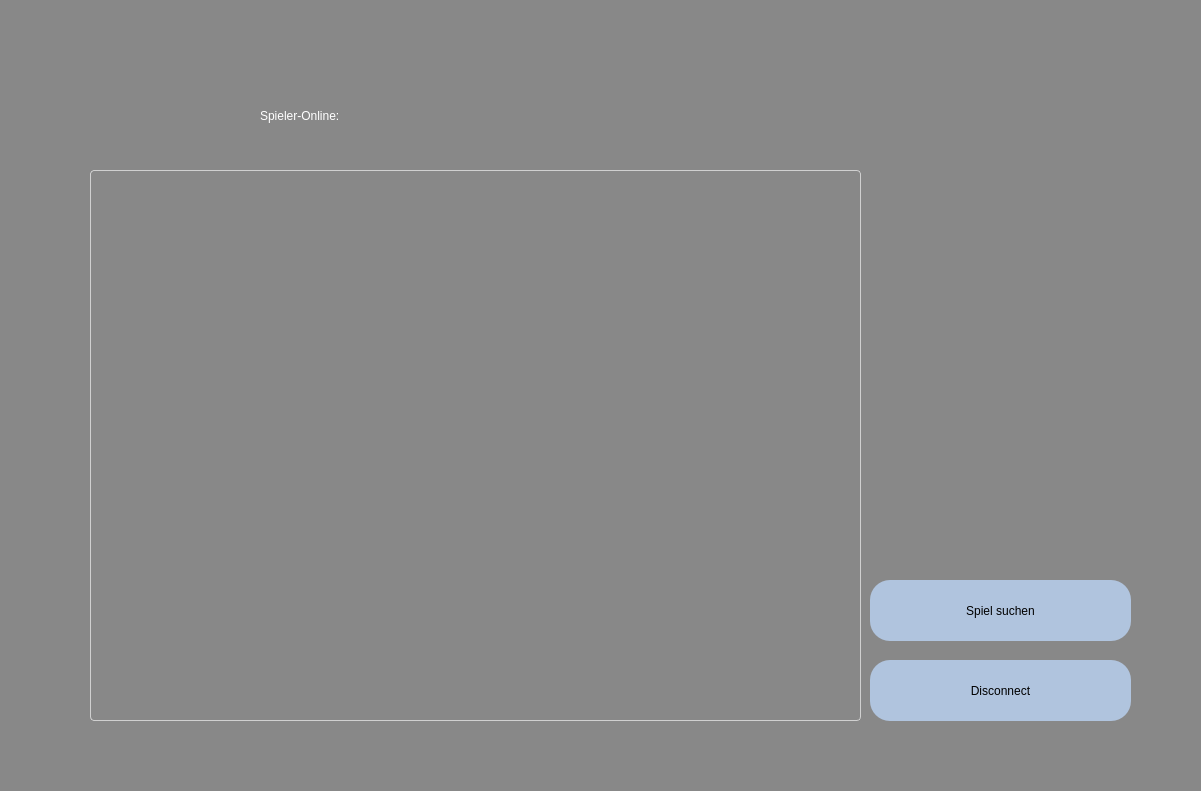
<?xml version="1.0" encoding="UTF-8"?>
<ui version="4.0">
 <class>Dialog</class>
 <widget class="QDialog" name="Dialog">
  <property name="geometry">
   <rect>
    <x>0</x>
    <y>0</y>
    <width>1201</width>
    <height>791</height>
   </rect>
  </property>
  <property name="windowTitle">
   <string>Dialog</string>
  </property>
  <widget class="QWidget" name="lobby_gui" native="true">
   <property name="geometry">
    <rect>
     <x>0</x>
     <y>0</y>
     <width>1201</width>
     <height>800</height>
    </rect>
   </property>
   <property name="minimumSize">
    <size>
     <width>1201</width>
     <height>0</height>
    </size>
   </property>
   <property name="autoFillBackground">
    <bool>false</bool>
   </property>
   <property name="styleSheet">
    <string notr="true">QWidget#lobby_gui{
background-color: rgb(136,136,136);
}</string>
   </property>
   <widget class="QLabel" name="players_label">
    <property name="geometry">
     <rect>
      <x>260</x>
      <y>80</y>
      <width>431</width>
      <height>71</height>
     </rect>
    </property>
    <property name="styleSheet">
     <string notr="true">font: 36pt &quot;MS Shell Dlg 2&quot;; color:rgb(255, 255, 255)</string>
    </property>
    <property name="text">
     <string>Spieler-Online:</string>
    </property>
   </widget>
   <widget class="QLabel" name="error">
    <property name="geometry">
     <rect>
      <x>440</x>
      <y>456</y>
      <width>341</width>
      <height>20</height>
     </rect>
    </property>
    <property name="styleSheet">
     <string notr="true">font: 12pt &quot;MS Shell Dlg 2&quot;; color:red;</string>
    </property>
    <property name="text">
     <string/>
    </property>
   </widget>
   <widget class="QListWidget" name="players_list_widget">
    <property name="geometry">
     <rect>
      <x>90</x>
      <y>170</y>
      <width>771</width>
      <height>551</height>
     </rect>
    </property>
    <property name="sizePolicy">
     <sizepolicy hsizetype="Expanding" vsizetype="Expanding">
      <horstretch>0</horstretch>
      <verstretch>0</verstretch>
     </sizepolicy>
    </property>
    <property name="font">
     <font>
      <family>MS Shell Dlg 2</family>
      <pointsize>18</pointsize>
     </font>
    </property>
    <property name="focusPolicy">
     <enum>Qt::StrongFocus</enum>
    </property>
    <property name="layoutDirection">
     <enum>Qt::LeftToRight</enum>
    </property>
    <property name="autoFillBackground">
     <bool>true</bool>
    </property>
    <property name="styleSheet">
     <string notr="true">QListWidget {
    background-color: rgb(136,136,136);
    border: 1px solid #d0d0d0;
    border-radius: 4px;
}

QListWidget::item {
    background-color: #6495EDf;
    border-bottom: 1px solid #d0d0d0;
    padding: 5px 0;
    color: white;
    qproperty-alignment: AlignCenter;
}

QListWidget::item:selected {
    background-color: #b7d7ff;
    color: black;
}</string>
    </property>
    <property name="textElideMode">
     <enum>Qt::ElideRight</enum>
    </property>
    <property name="flow">
     <enum>QListView::TopToBottom</enum>
    </property>
   </widget>
   <widget class="QPushButton" name="disbutton">
    <property name="geometry">
     <rect>
      <x>870</x>
      <y>660</y>
      <width>261</width>
      <height>61</height>
     </rect>
    </property>
    <property name="styleSheet">
     <string notr="true">border-radius:20px;
background-color: rgb(176, 196, 222);
font: 14pt &quot;MS Shell Dlg 2&quot;;</string>
    </property>
    <property name="text">
     <string>Disconnect</string>
    </property>
   </widget>
   <widget class="QPushButton" name="find_match_button">
    <property name="geometry">
     <rect>
      <x>870</x>
      <y>580</y>
      <width>261</width>
      <height>61</height>
     </rect>
    </property>
    <property name="styleSheet">
     <string notr="true">border-radius:20px;
background-color: rgb(176, 196, 222);
font: 14pt &quot;MS Shell Dlg 2&quot;;</string>
    </property>
    <property name="text">
     <string>Spiel suchen</string>
    </property>
   </widget>
  </widget>
 </widget>
 <resources/>
 <connections/>
</ui>
